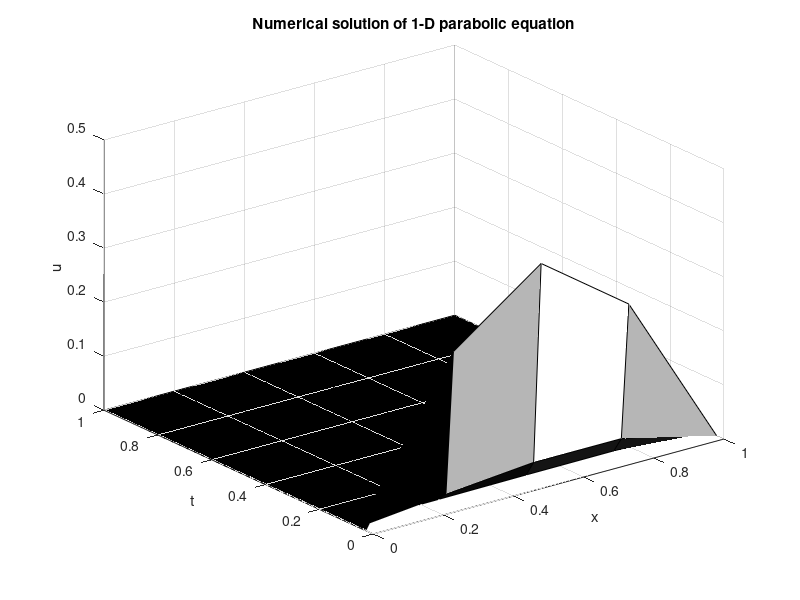
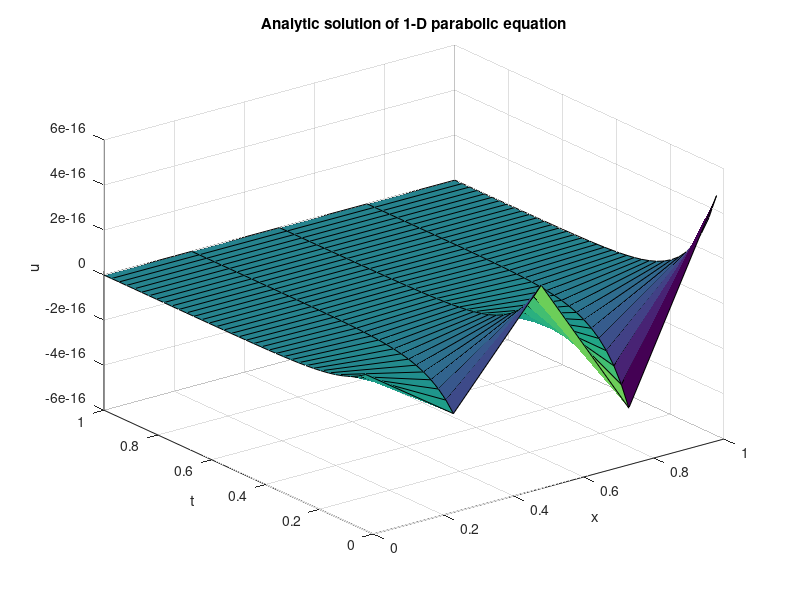

MATLAB code to generate these figures, in order:
clear all;                  % clear all variables

c = 1;                      % c value of pde
xs=0; xe=1;                 % x domain [xs,xe]
I = 4;                     % I: number of division for x
dx = (xe-xs) / I;           % dx: mesh size
tf = 1;                   % final simulation time
J = 36;                    % J: number of time steps
dt = tf/J;
k = 0;
t = 0;

lambd = dt*c*c/(dx)^2;

if lambd > 0.5         % make sure dt satisy stability condition
    error('lambda should < 0.5!')
end
% Evaluate the initial conditions
x = xs : dx : xe;              % generate the grid point

f = sin(pi*x);    % Initial condition

% store the solution at all grid points for all time steps
u = zeros(I+1,J);
u_ex = zeros(I+1,J) ;
% Find the approximate solution at each time step
for j = 1:J-1
    t = j*dt;         % current time
    
    % boundary condition at left side
    gl = 0;
    % boundary condition at right side
    gr = 0;
    if j==1    % first time step
        for i=2:I    % interior nodes using schmidt method
            u(i,j) = lambd*f(i+1)-(1-2*lambd)*(f(i)+f(i))+lambd*f(i-1);
        end
        u(1,j) = gl;   % the left-end point
        u(I+1,j) = gr; % the right-end point
    else
        for i=2:I    % interior nodes
            u(i,j)=((1-2*lambd)/(1+2*lambd))*u(i,j-1)+lambd*2*(u(i+1,j)+u(i-1,j))/(1+2*lambd);
        end
        u(1,j) = gl;   % the left-end point
        u(I+1,j) = gr; % the right-end point
    end
    
    % calculate the analytic solution
    
    for i=1:I+1
        xj = xs + (i-1)*dx;
        u_ex(i,j)=sin(pi*i)*exp(-pi*pi*t);
    end
end

% Plot the results
tt = dt : dt : J*dt;
figure(1)
colormap(gray);     % draw gray figure
surf(x,tt, u');     % 3-D surface plot
xlabel('x')
ylabel('t')
zlabel('u')
title('Numerical solution of 1-D parabolic equation')

figure(2)
surf(x,tt, u_ex');     % 3-D surface plot
xlabel('x')
ylabel('t')
zlabel('u')
title('Analytic solution of 1-D parabolic equation')

maxerr=max(max(abs(u-u_ex)));